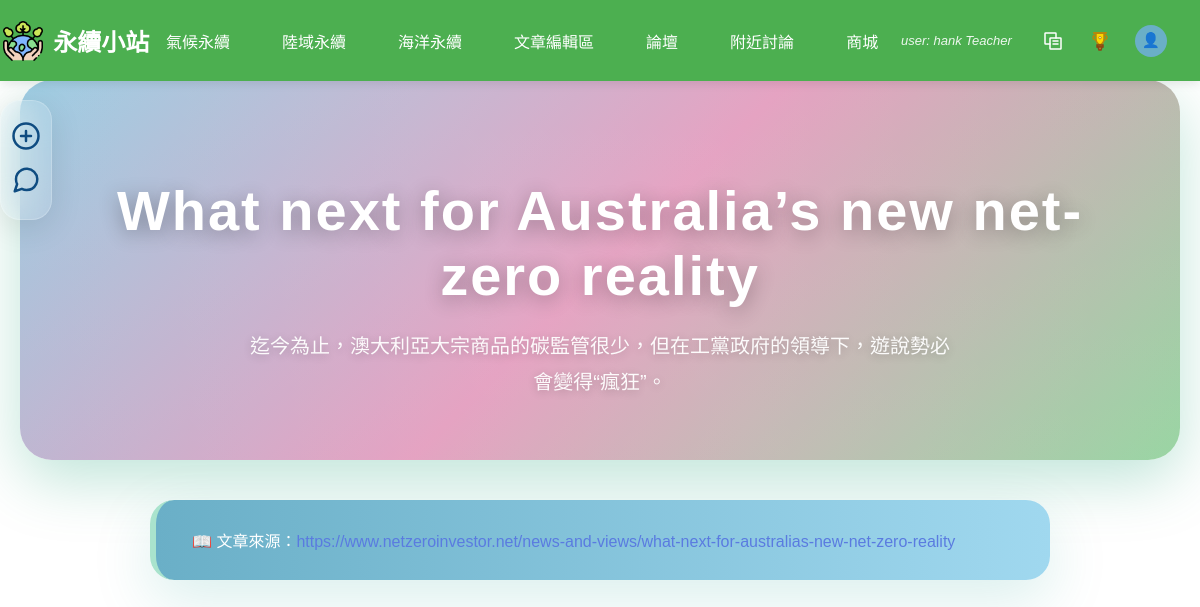
/php/article.php?id=28 (signed in), run on the app's committed database.
### tables this page shows
CREATE TABLE `article` (
  `ArticleID` int(11) NOT NULL COMMENT '文章編號 (PK)',
  `Title` varchar(100) NOT NULL COMMENT '標題',
  `Category` varchar(50) NOT NULL COMMENT '分類',
  `ImageURL` varchar(255) DEFAULT NULL COMMENT '圖片網址',
  `Description` text DEFAULT NULL COMMENT '簡介',
  `ArticleURL` varchar(255) NOT NULL COMMENT '文章網址',
  `UserID` int(11) NOT NULL,
  `Content` longtext DEFAULT NULL COMMENT '文章內容',
  `created_at` timestamp NOT NULL DEFAULT current_timestamp(),
  `teacher_summary` longtext DEFAULT NULL COMMENT '老師重點整理'
);

### php/article.php (the view, shortened to what this page needs)
<!DOCTYPE html>
<html lang="zh-TW">
<head>
    <link rel="stylesheet" href="../css/1.css">
    <link rel="stylesheet" href="../css/nav3.css">
    <link rel="stylesheet" href="../css/article.css">
</head>
<body>
    <div class="floating-shapes">
    </div>
    <header>
        <?php include "nav.php"; ?>
    </header>
    <nav class="sidebar">
        <ul class="sidebar-links">
            <?php if (isset($_SESSION['login_session']) && $_SESSION['login_session'] === true): ?>
                <?php if ($_SESSION['role'] === 'Teacher'): ?>
                    <?php
                    $articleID = intval($_GET['id']);
                    ?>
                    <li><a href="deepseek-test.php?article_id=<?= $articleID; ?>"><img src="../img/new-quiz.svg" alt="新增測驗" title="新增測驗"></a></li>
                    <li><a href="luntan.php?article_id=<?= $articleID; ?>"><img src="../img/share.svg" alt="貼文區" title="貼文區"></a></li>
                <?php elseif ($_SESSION['role'] === 'Student'): ?>
                    <li><a href="quiz.php?article_id=<?= $_GET['id']; ?>"><img src="../img/quiz.svg" alt="測驗" title="測驗"></a></li>
                    <li><a href="luntan.php?article_id=<?= $_GET['id']; ?>"><img src="../img/share.svg" alt="貼文區" title="貼文區"></a></li>
                <?php endif; ?>
            <?php endif; ?>
        </ul>
    </nav>
    <div class="content">
        <?php
        if (isset($_GET['id'])) {
            $id = intval($_GET['id']);
            $stmt = $conn->prepare("SELECT a.Title, a.Description, a.teacher_summary, a.ArticleURL, a.UserID, u.Username, u.AvatarURL
                                   FROM article a
                                   LEFT JOIN user u ON a.UserID = u.UserID
                                   WHERE a.ArticleID = ?");
            $stmt->bind_param("i", $id);
            $stmt->execute();
            $result = $stmt->get_result();
            if ($row = $result->fetch_assoc()) {
                echo '<div class="article-header">';
                echo '<h1 class="article-title">' . htmlspecialchars($row['Title']) . '</h1>';
                echo '<p class="article-description">' . nl2br(htmlspecialchars($row['Description'])) . '</p>';
                echo '</div>';
                echo '<div class="article-source scroll-reveal"><span style="color:white;">📖 文章來源：</span><a href="' . htmlspecialchars($row['ArticleURL']) . '" target="_blank">' . htmlspecialchars($row['ArticleURL']) . '</a></div>';
            } else {
                echo '<div class="article-ai-section">';
                echo '<p style="text-align: center; color: #666;">找不到該文章</p>';
                echo '</div>';
            }
        } else {
            echo '<div class="article-ai-section">';
            echo '<p style="text-align: center; color: #666;">請選擇要查看的文章</p>';
            echo '</div>';
        }
        ?>
    </div>
</body>
</html>

### css/1.css (style rules this page uses)
body { margin: 0; padding: 0; font-family: Arial, sans-serif; background-color: #f5f5f5; }
.sidebar { position: fixed; top: 100px; left: 0; background-color: rgba(163, 209, 255, 0.4); padding: 10px; border-radius: 0 8px 8px 0; border: 2px solid #a3d1ff; border-left: none; box-shadow: 2px 2px 5px rgba(0, 0, 0, 0.2); z-index: 1000; }
.sidebar-links { list-style: none; padding: 0; margin: 0; }
.sidebar-links li { margin: 10px 0; }
.sidebar-links a { text-decoration: none; display: block; }
.sidebar-links img { height: 30px; width: auto; transition: opacity 0.3s; }
.content { margin: 150px 20px 20px 60px; padding: 20px; background-color: white; min-height: 500px; border-radius: 8px; box-shadow: 0 2px 5px rgba(0, 0, 0, 0.1); }
.content::before { content: ""; display: block; height: 60px; }

### css/nav3.css (style rules this page uses)
body, html { margin: 0; padding: 0; height: 100%; }

### css/article.css (style rules this page uses)
body { background: #f4f8fb; font-family: 'Noto Sans TC', 'Microsoft JhengHei', Arial, sans-serif; color: #222; margin: 0; padding: 0; }
.article-header { background: linear-gradient(135deg, #f28b8b 0%, #D0E7D2 100%); padding: 48px 36px 28px 36px; border-radius: 0 0 28px 28px; box-shadow: 0 6px 24px rgba(21, 101, 192, 0.18); margin-bottom: 40px; text-align: center; }
.article-title { font-size: 2.4rem; font-weight: 700; color: #fff; margin-bottom: 12px; letter-spacing: 1px; text-align: center; }
.article-description { font-size: 1.15rem; color: #fff; margin: 0 auto 8px auto; max-width: 700px; line-height: 1.7; text-align: center; }
.article-source { background: #1976d2; padding: 20px 32px; border-radius: 16px; border-left: 8px solid #4CAF50; color: #fff; margin: 0 auto 40px auto; max-width: 820px; box-shadow: 0 6px 24px rgba(33,150,243,0.18); font-size: 15px; }
.article-source a { color: #fff59d; text-decoration: underline; }

### data on the page
article: Title "What next for Australia’s new net-zero reality", Description "迄今為止，澳大利亞大宗商品的碳監管很少，但在工黨政府的領導下，遊說勢必會變得“瘋狂”。", ArticleURL "https://www.netzeroinvestor.net/news-and-views/what-next-for-australias-new-net-zero-reality"

### other printed values
$_SESSION['username'] "hank"
$_SESSION['role'] "Teacher"
